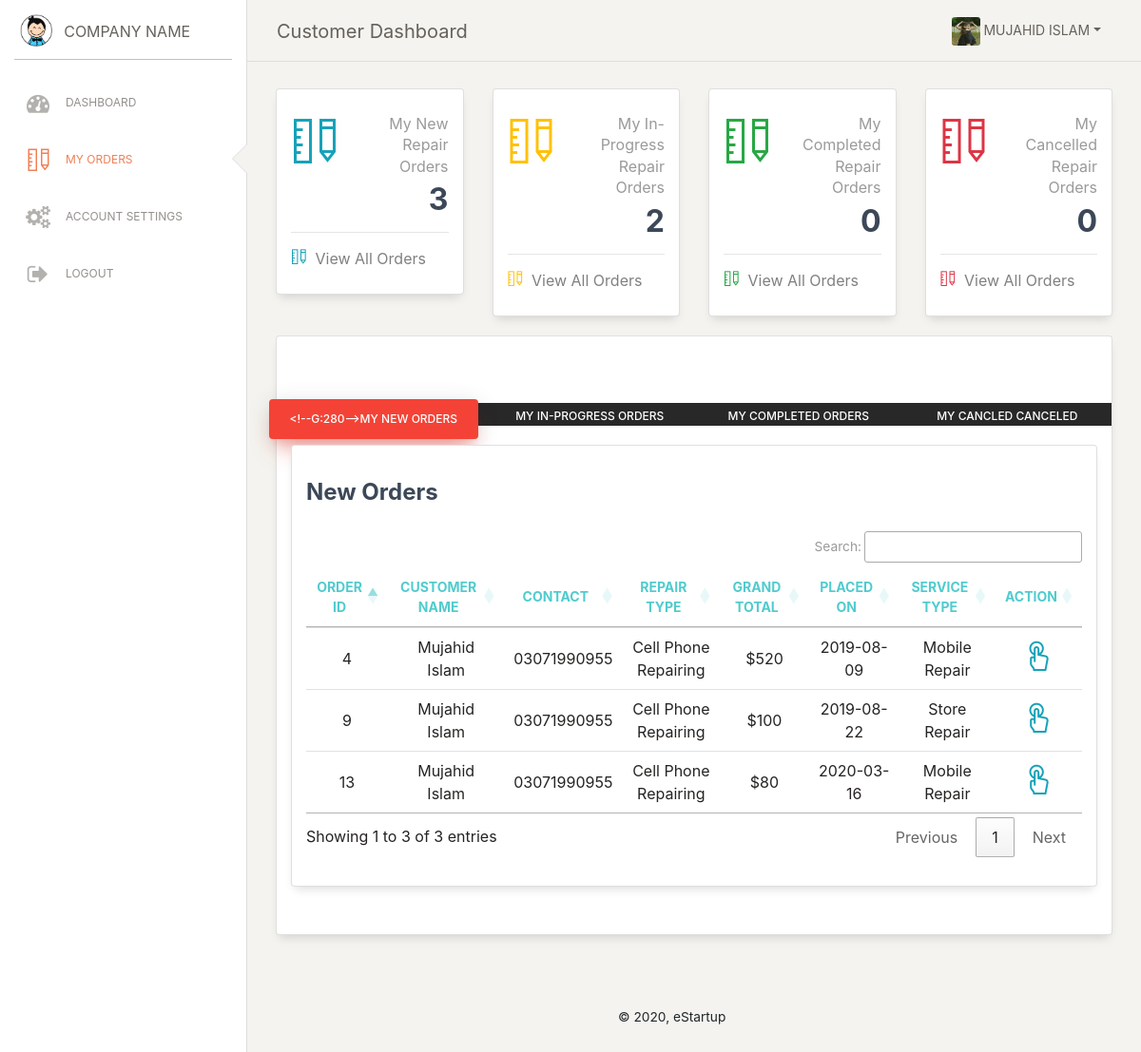
Page /portals/clients/my_orders.php (signed in) on the committed database.
### tables this page shows
CREATE TABLE `sales_orders_tbl` (
  `order_id` int(10) NOT NULL,
  `client_id` varchar(10) DEFAULT NULL,
  `tech_id` varchar(10) DEFAULT NULL,
  `store_id` varchar(10) DEFAULT NULL,
  `client_name` varchar(100) DEFAULT NULL,
  `client_address` varchar(500) DEFAULT NULL,
  `client_email` varchar(100) DEFAULT NULL,
  `client_contact` varchar(20) DEFAULT NULL,
  `client_zip_code` varchar(10) DEFAULT NULL,
  `time_slot` varchar(50) DEFAULT NULL,
  `grand_total` varchar(10) DEFAULT NULL,
  `order_date` varchar(50) DEFAULT NULL,
  `order_status` varchar(20) DEFAULT NULL,
  `service_type` varchar(30) DEFAULT NULL
);

CREATE TABLE `customers_tbl` (
  `customer_id` varchar(10) DEFAULT NULL,
  `first_name` varchar(50) DEFAULT NULL,
  `last_name` varchar(50) DEFAULT NULL,
  `contact_number` varchar(20) DEFAULT NULL,
  `country` varchar(50) DEFAULT NULL,
  `city` varchar(50) DEFAULT NULL,
  `zip` varchar(10) DEFAULT NULL,
  `address` varchar(1000) DEFAULT NULL,
  `about_me` varchar(1000) DEFAULT NULL,
  `customer_pic` varchar(1000) DEFAULT NULL
);

### portals/clients/my_orders.php (the view, shortened to what this page needs)
<?php
    include_once('ClientMethods.php');
    $obj=new ClientMethods();
?>
<!DOCTYPE html>
<html lang="en">
<head>
    <?php echo $obj->cssLinks(); ?>
</head>
<body class="">
  <div class="wrapper ">
        <?php include_once('includes/side_bar.php'); ?>
    <div class="main-panel">
        <?php include_once('includes/nav_bar.php'); ?>
      <div class="content">
          <?php include_once('includes/uper_bar.php'); ?>
        <div class="row">
          <div class="col-md-12">
              <div class="wizard-container">
                <div class="card wizard-card" data-color="red" id="wizard">
                  <div class="wizard-header"></div>
                  <div class="wizard-navigation" style="background-color: black;">
                      <ul>
                          <li><a href="#new" data-toggle="tab">My New Orders</a></li>
                          <li><a href="#in-progress" data-toggle="tab">My In-Progress Orders</a></li>
                          <li><a href="#completed" data-toggle="tab">My Completed Orders</a></li>
                          <li><a href="#cancled" data-toggle="tab">My Cancled Canceled</a></li>
                      </ul>
                  </div>
                  <div class="tab-content">
                      <div class="tab-pane" id="new">
                          <div class="row">
                              <div class="col-md-12">
                                <div class="card">
                                  <div class="card-header row">
                                    <div class="col-md-8">
                                      <h4 class="card-title">New Orders</h4>
                                    </div>
                                  </div>
                                  <div class="card-body">
                                    <div class="table-responsive">
                                      <table class="table" id="new_project">
                                        <thead style="color: #51cbce;">
                                          <th class="text-center">Order ID</th>
                                          <th class="text-center">Customer Name</th>
                                          <th class="text-center">Contact</th>
                                          <th class="text-center">Repair Type</th>
                                          <th class="text-center">Grand Total</th>
                                          <th class="text-center">Placed On</th>
                                          <th class="text-center">Service Type</th>
                                          <th class="text-center">Action</th>
                                        </thead>
                                        <tbody>
                                          <?php
                                            $repair_orders=$obj->getAllNewRepairOrders();
                                            if(!empty($repair_orders)){
                                              foreach ($repair_orders as $order) {
                                          ?>
                                                <tr>
                                                  <td class="text-center"><?php echo $order['order_id']; ?></td>
                                                  <td class="text-center"><?php echo $order['first_name'].' '.$order['last_name']; ?></td>
                                                  <td class="text-center"><?php echo $order['contact_number']; ?></td>
                                                  <td class="text-center"><?php echo $order['repair_type']; ?></td>
                                                  <td class="text-center">$<?php echo $order['grand_total']; ?></td>
                                                  <td class="text-center"><?php echo $order['order_date']; ?></td>
                                                  <td class="text-center"><?php echo $order['service_type']; ?></td>
                                                  <td class="text-center">
                                                    <a href="<?php echo 'view_order_details.php?order_id='.$order['order_id']; ?>" title="View Order Details"><i class="nc-icon nc-tap-01 fa-2x text-info"></i></a>
                                                  </td>
                                                </tr>
                                          <?php
                                              }
                                            }
                                          ?>
                                        </tbody>
                                      </table>
                                    </div>
                                  </div>
                                </div>
                              </div>
                          </div>
                      </div>
                  </div>
                </div>
              </div>
          </div>
        </div>
      </div>
        <?php include_once('includes/footer.php'); ?>
    </div>
  </div>
</body>
</html>

### portals/assets/css/wizard.css (style rules this page uses)
body { background-color: #E5E5E5; color: #3C4858; }
body, h1, h2, h3, h4, h5, h6, .h1, .h2, .h3, .h4 { font-family: "Roboto", "Helvetica", "Arial", sans-serif; font-weight: 300; line-height: 1.5em; }
a { color: #9c27b0; }
* { -webkit-tap-highlight-color: rgba(255, 255, 255, 0); -webkit-tap-highlight-color: transparent; }
.wizard-container { z-index: 3; }
.wizard-container .wizard-navigation { position: relative; }
.title, .card-title, .wizard-title { font-weight: 700; }
.title, .title a, .card-title, .card-title a, .wizard-title, .wizard-title a { color: #3C4858; text-decoration: none; }
.text-info { color: #00bcd4; }
.card { background-color: #1e1e25; padding: 10px 0; width: 100%; border-radius: 6px; background: #1e1e25; }
.wizard-card { min-height: 410px; box-shadow: 0 16px 24px 2px rgba(0, 0, 0, 0.14), 0 6px 30px 5px rgba(0, 0, 0, 0.12), 0 8px 10px -5px rgba(0, 0, 0, 0.2); }
.wizard-card .tab-content { min-height: 340px; padding: 20px 15px; }
.wizard-card .wizard-header { text-align: center; padding: 25px 0 35px; }
.wizard-card .nav-pills > li { text-align: center; }
.nav-pills { background-color: rgba(200, 200, 200, 0.2); }
.nav-pills > li + li { margin-left: 0; }
.nav-pills > li > a { border: 0 !important; border-radius: 0; line-height: 18px; text-transform: uppercase; font-size: 12px; font-weight: 500; min-width: 100px; text-align: center; color: #ffffff !important; }
body { background-color: #eeeeee; }

### rows in the picture
sales_orders_tbl: order_id "4", customers_tbl.first_name "Mujahid", customers_tbl.last_name "Islam", customers_tbl.contact_number "03071990955", repair_type "Cell Phone Repairing", grand_total "520", order_date "2019-08-09", service_type "Mobile Repair"
sales_orders_tbl: order_id "9", customers_tbl.first_name "Mujahid", customers_tbl.last_name "Islam", customers_tbl.contact_number "03071990955", repair_type "Cell Phone Repairing", grand_total "100", order_date "2019-08-22", service_type "Store Repair"
sales_orders_tbl: order_id "13", customers_tbl.first_name "Mujahid", customers_tbl.last_name "Islam", customers_tbl.contact_number "03071990955", repair_type "Cell Phone Repairing", grand_total "80", order_date "2020-03-16", service_type "Mobile Repair"

### other values in the picture
$_SESSION['logged_in_name'] "MUJAHID ISLAM"
$total_count "3"
$total_count "2"
$total_count "0"
